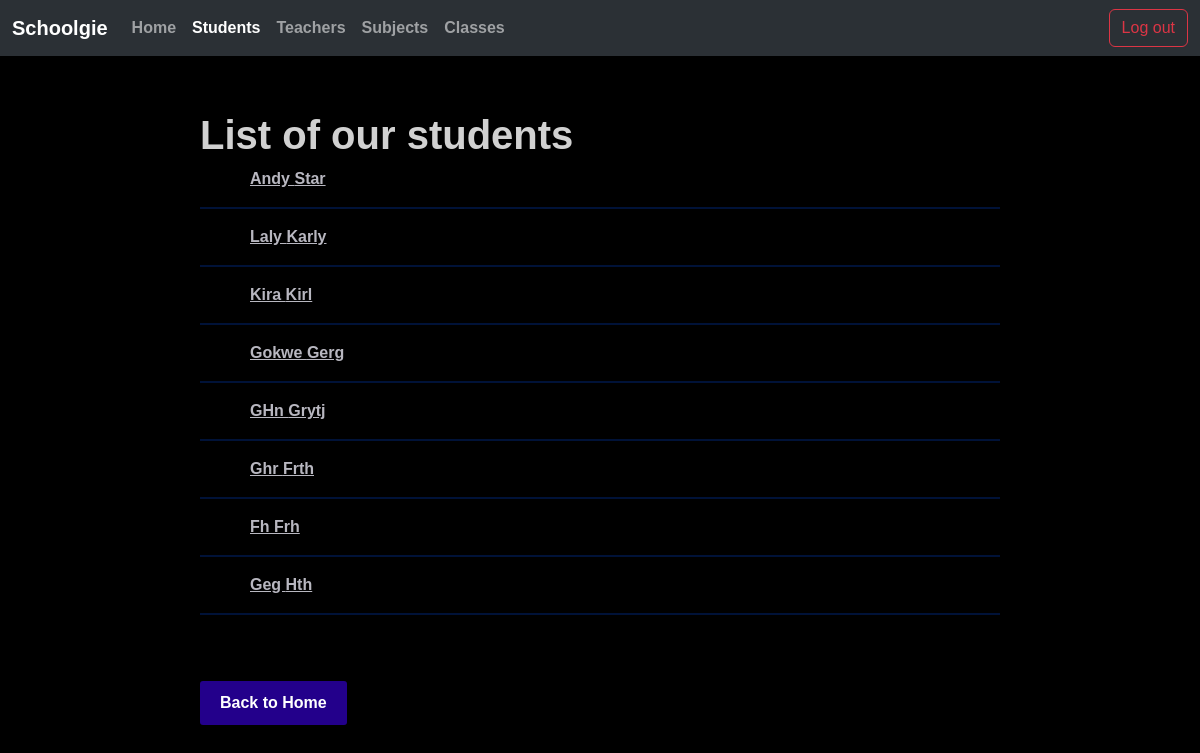
Page /edit_list_student/ (signed in) on the committed database.
### albums/models.py (models this page shows, shortened)
class Student(models.Model):
    first_name = models.CharField(max_length=30)
    last_name = models.CharField(max_length=30)
    age = models.IntegerField(null=True)
    grade = models.ForeignKey(Class, on_delete=models.SET_NULL, related_name='students', null=True)
    class Meta:
        constraints = [
            models.CheckConstraint(check=models.Q(age__gte=0) & models.Q(age__lte=18), name='age_between_zero_and_eighteen'),
            models.CheckConstraint(check=models.Q(first_name__regex='^[A-Z]'), name='first_name_student_starts_uppercase'),
            models.CheckConstraint(check=models.Q(last_name__regex='^[A-Z]'), name='last_name_student_starts_uppercase'),
            models.CheckConstraint(check=models.Q(first_name__regex='^[\D]*$'), name='first_name_student_has_no_digits'),
            models.CheckConstraint(check=models.Q(last_name__regex='^[\D]*$'), name='last_name_student_has_no_digits'),
            models.UniqueConstraint(fields=['first_name', 'last_name'], name='unique_first_name_student'),
        ]

### albums/views.py (the view, shortened to what this page needs)
# urls.py: path('edit_list_student/', StudentView.as_view(), name='edit_list_student'),
class StudentView(LoginRequiredMixin, View):
    def get_context_data(self, **kwargs):
        context = kwargs
        context["css_file"] = 'albums/styles.css'
        return context
    def get(self, request, student_id=None):
        if request.path == reverse('add_student'):
            context = self.get_context_data(grades=grades)
            context["students"] = Student.objects.select_related('grade').all()
            return render(request, 'add_student.html', context)
        if request.path == reverse('edit_list_student'):
            students = Student.objects.select_related('grade').all()
            context = self.get_context_data(students=students)
            return render(request, 'edit_list_student.html', context)

### albums/templates/edit_list_student.html (shortened to what this page needs)
<!DOCTYPE html>
<html lang="en">
<head>
    {% load static %}
    <link href="https://cdn.jsdelivr.net/npm/bootstrap@5.3.4/dist/css/bootstrap.min.css" rel="stylesheet">
    <link rel="stylesheet" type="text/css" href="{% static css_file %}">
</head>
<body>
    <nav class="navbar navbar-expand-lg bg-body-tertiary" data-bs-theme="dark">
        <div class="container-fluid">
          <a class="navbar-brand" href="{% url 'home' %}">Schoolgie</a>
          <div class="collapse navbar-collapse" id="navbarNav">
            <ul class="navbar-nav me-auto mb-2 mb-lg-0">
              <li class="nav-item">
                <a class="nav-link" href="{% url 'home' %}">Home</a>
              </li>
              <li class="nav-item">
                <a class="nav-link active" aria-current="page" href="{% url 'students_main' %}">Students</a>
              </li>
              <li class="nav-item">
                <a class="nav-link" href="{% url 'teachers_main' %}">Teachers</a>
              </li>
              <li class="nav-item">
                <a class="nav-link" href="{% url 'subjects_main' %}">Subjects</a>
              </li>
              <li class="nav-item">
                <a class="nav-link" href="{% url 'classes_main' %}">Classes</a>
              </li>
            </ul>
            <div class="d-flex">
              {% if user.is_authenticated %}
                  <a href="{% url 'logout' %}" class="btn btn-outline-danger ms-2">Log out</a>
              {% else %}
                  <a href="{% url 'login' %}" class="btn btn-outline-primary ms-2">Log in</a>
                  <a href="{% url 'register' %}" class="btn btn-outline-success ms-2">Register</a>
              {% endif %}
            </div>
          </div>
        </div>
    </nav>
    <div class="center_div">
    <h1>List of our students</h1>
    {% for student in students %}
    <div class="vertical">
        <a href="{% url 'edit_student' student_id=student.id %}">{{ student.first_name }} {{ student.last_name }}</a>
    </div>
    <hr>
    {% endfor %}
    <a href="{% url 'home' %}" class="button_students">Back to Home</a>
    </div>
</body>
</html>

### albums/static/albums/styles.css (style rules this page uses)
body { background-color: #000000; font-family: 'Hanken Grotesk', sans-serif; font-weight: 700; }
h1 { font-family: 'Hanken Grotesk', sans-serif; font-weight: 900; color: #d1d1d1; margin-top: 55px; }
.center_div { margin: 0 auto; max-width: 800px; }
.vertical { display: flex; flex-direction: column; margin-left: 50px; margin-right: 50px; }
.button_students { display: inline-block; padding: 10px 20px; background-color: #23008b; color: white; text-align: center; text-decoration: none; border-radius: 3px; font-size: 16px; transition: background-color 0.3s ease; margin-top: 50px; }
a { color: #b8b7c0; }
hr { border: 0; height: 2px; background: #0047e0; width: 100%; }

### rows in the picture
Student: first_name "Andy", last_name "Star"
Student: first_name "Laly", last_name "Karly"
Student: first_name "Kira", last_name "Kirl"
Student: first_name "Gokwe", last_name "Gerg"
Student: first_name "GHn", last_name "Grytj"
Student: first_name "Ghr", last_name "Frth"
Student: first_name "Fh", last_name "Frh"
Student: first_name "Geg", last_name "Hth"
